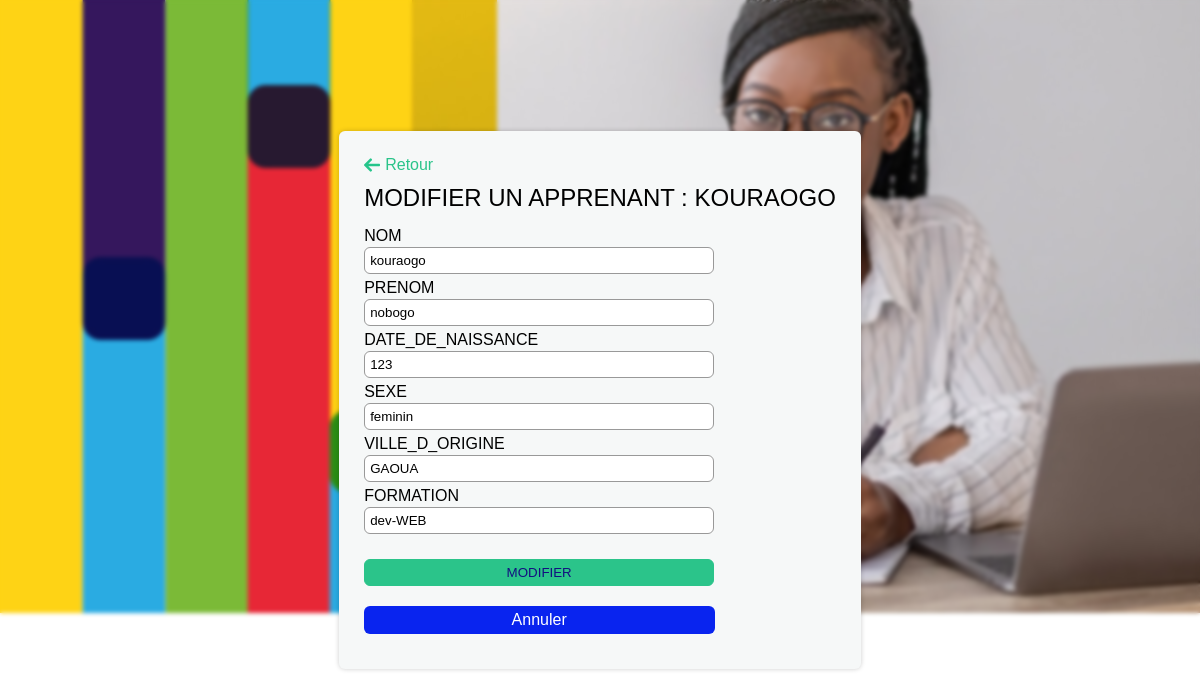
/modifier.php?id=33, run on the app's committed database.
### tables this page shows
CREATE TABLE `liste` (
  `id` int NOT NULL,
  `nom` varchar(255) DEFAULT NULL,
  `prenom` varchar(255) DEFAULT NULL,
  `date_de_naissance` varchar(255) NOT NULL,
  `sexe` varchar(255) DEFAULT NULL,
  `ville_d_origine` varchar(255) DEFAULT NULL,
  `formation` varchar(255) DEFAULT NULL
);

### modifier.php (the view, shortened to what this page needs)
<!DOCTYPE html>
<html lang="en">
<head>
    <link rel="stylesheet" href="style.css">
</head>
<body>
<?php
include_once "connexion.php";
$id = $_GET['id'];
$req = mysqli_query($con,"SELECT * FROM liste WHERE id = $id");
$row = mysqli_fetch_assoc($req);
?>
    <div class="form">
        <a href="index.php" class="back_btn"><img src="images/back.png">Retour</a>
        <h2>modifier un apprenant : <?=$row['nom']?> </h2>
        <form action="" method="post">
            <label>nom</label>
            <input type="text" name="nom" value="<?=$row['nom']?>">
            <label>prenom</label>
            <input type="text" name="prenom" value="<?=$row['prenom']?>">
            <label>date_de_naissance</label>
            <input type="number" name="date_de_naissance" value="<?=$row['date_de_naissance']?>">
            <label>sexe</label>
            <input type="text" name="sexe" value="<?=$row['sexe']?>">
            <label>ville_d_origine</label>
            <input type="text" name="ville_d_origine" value="<?=$row['ville_d_origine']?>">
            <label>formation</label>
            <input type="text" name="formation" value="<?=$row['formation']?>">
            <input type="submit" value="modifier" name="button">
            <a href="index.php" class="bTn_add" style="align-self:center; margin-top:20px; padding-right:148px;padding-left:148px">Annuler</a>
        </form>
    </div>
</body>
</html>

### style.css (style rules this page uses)
* { margin: 0; padding: 0; box-sizing: border-box; font-family: 'poppins',sans-serif; }
body { display: flex; align-items: center; justify-content: center; min-height: 100vh; position: relative; background-color: #3b3a42; animation-name: back; animation-duration: 5s; animation-iteration-count: infinite; animation-timing-function: linear; background-image: url(images/OIF_DCLIC_COUVERTURE\ HOR.jpg); }
body { backdrop-filter: blur(2px); }
.bTn_add { width: fit-content; margin-bottom: 10px; background-color: #0924ef; padding: 5px 20px; color: #fff; display: flex; align-items: center; text-align: 0; border-radius: 6px; text-decoration:0; }
.form { background-color: #f6f8f8; padding: 25px; box-shadow: 0 0 5px rgba(0,0,0,0.2); border-radius: 6px; }
.form form { display: flex; width: 350px; flex-direction: column; }
.back_btn { color: #2bc48a; text-decoration: 0; display: flex; align-items: center; }
.back_btn img { height: 16px; margin-right: 5px; }
h2 { margin: 10px 0; font-weight: 500; text-transform: uppercase; }
label { margin-top: 5px; text-transform: uppercase; }
input { padding: 5px; border: 1px solid #999; outline: 0; margin-top: 2px; border-radius: 10px; }
input[type="submit"] { margin-top: 25px; background-color: #2bc48a; border: 1px solid #2bc48a; cursor: pointer; color: #121080; text-transform: uppercase; }
form input { border-radius: 6px; margin-left: 0px; }

### data on the page
liste: nom "KOURAOGO", nom "kouraogo", prenom "nobogo", date_de_naissance "123", sexe "feminin", ville_d_origine "GAOUA", formation "dev-WEB"
